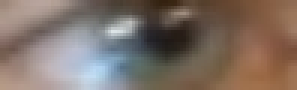
#> input picture CNN/testing_photos_normal/(1108, 60, 12).jpg, 99 x 30 px, found by its file name (shown 3 times larger); its folder holds only this picture in this run
$ python prepare_images.py
#> lines starting #> are read from the running program, lines starting #| are printed output that depends on the picture
### image_processing.py
import cv2 as cv
import numpy as np

# [8 lines left out: function resize_img, not called in this run]

def color_segmentation(img):
    R, G, B = cv.split(img)
    output1_R = cv.equalizeHist(R)
    output1_G = cv.equalizeHist(G)
    output1_B = cv.equalizeHist(B)
    imgResult = cv.merge((output1_R, output1_G, output1_B))

    return imgResult

# [14 lines left out: function divide_img, not called in this run]

def resize_preprocess_img(img, targetSize = (128, 128)):
    resized_img = cv.resize(img, targetSize)
    return resized_img

def parse_label(label):
    label, _ = label.split('.')
    _, first, second = label.split(',')
    first = int(first.strip())
    second = second.strip()
    second = int(second.replace(')', ''))

    return (first, second)

### CNN/prepare_images.py
import cv2 as cv
import os
import sys

parent_dir = os.path.abspath(os.path.join(os.path.dirname(__file__), '..'))
sys.path.insert(0, parent_dir)
import image_processing as ip

# pobranie zdjec
input_folder = r"CNN/testing_photos_normal"
output_folder = r"CNN/testing_photos_gray"
images = [f for f in os.listdir(input_folder) if f.endswith(('.png', '.jpg', '.jpeg'))]
for i, img in enumerate(images):
    image_path = os.path.join(r"CNN/testing_photos_normal", img)
    image = cv.imread(image_path)
#> image is the input picture: shape (30, 99, 3); mean B, G, R 103.1, 112.2, 127.3
    name = images[i]

    # resize
    org_size_rows, org_size_cols, _ = image.shape
#> org_size_rows = 30; org_size_cols = 99
    image = ip.resize_preprocess_img(image, targetSize=(128, 128))
#> in resize_preprocess_img, `resized_img = cv.resize(img, targetSize)`:
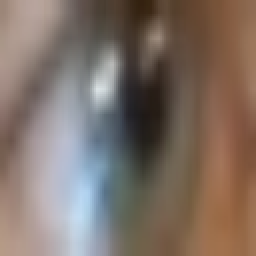
#> resized_img: shape (128, 128, 3) (shown 2 times larger); mean B, G, R 102.9, 112.1, 127.1
    new_size_rows, new_size_cols, _ = image.shape
#> new_size_rows = 128; new_size_cols = 128

    # new coordinates
    cols_ext = new_size_cols/org_size_cols
#> cols_ext = 1.29
    rows_ext = new_size_rows/org_size_rows
#> rows_ext = 4.27
    old_x, old_y = ip.parse_label(name)
    new_x = int(old_x * cols_ext)
#> new_x = 77
    new_y = int(old_y * rows_ext)
#> new_y = 51
    name = f"({i}, {new_x}, {new_y}).jpg"
#> name = '(0, 77, 51).jpg'

    # color segmentation
    image = ip.color_segmentation(image)
#> in color_segmentation, `R, G, B = cv.split(img)`:
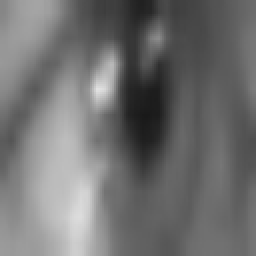
#> G: shape (128, 128) (shown 2 times larger); min 25, max 226, mean 112.1
#> in color_segmentation, `R, G, B = cv.split(img)`:
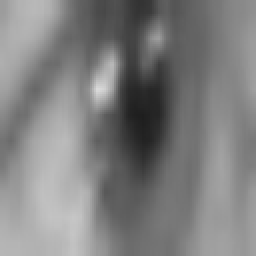
#> B: shape (128, 128) (shown 2 times larger); min 30, max 218, mean 127.1
#> in color_segmentation, `output1_R = cv.equalizeHist(R)`:
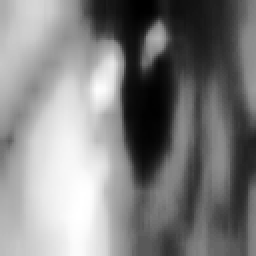
#> output1_R: shape (128, 128) (shown 2 times larger); min 0, max 255, mean 128.4
#> in color_segmentation, `output1_B = cv.equalizeHist(B)`:
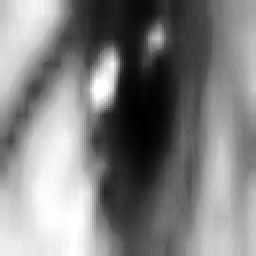
#> output1_B: shape (128, 128) (shown 2 times larger); min 0, max 255, mean 128.5
#> in color_segmentation, `imgResult = cv.merge((output1_R, output1_G, output1_B))`:
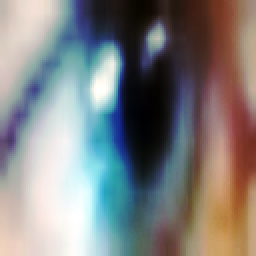
#> imgResult: shape (128, 128, 3) (shown 2 times larger); mean B, G, R 128.4, 128.6, 128.5

    # rgb2gray
    image = cv.cvtColor(image, cv.COLOR_BGR2GRAY)
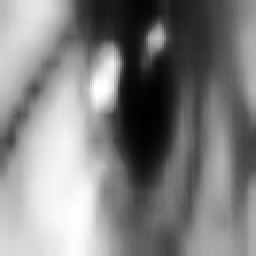
#> image: shape (128, 128) (shown 2 times larger); min 0, max 255, mean 128.6

    # zapis do pliku
    cv.imwrite(rf"{output_folder}/{name}", image)

$ run again, on CNN/testing_photos_normal/(1177, 41, 14).jpg
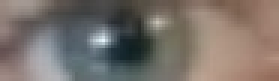
#> input picture CNN/testing_photos_normal/(1177, 41, 14).jpg, 93 x 27 px, found by its file name (shown 3 times larger)
#> image is the input picture: shape (27, 93, 3); mean B, G, R 106.7, 112.9, 121.3
#> in color_segmentation, `output1_B = cv.equalizeHist(B)`:
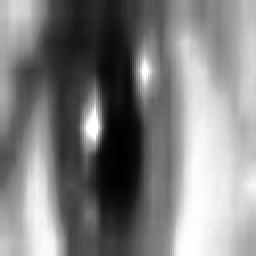
#> output1_B: shape (128, 128) (shown 2 times larger); min 0, max 255, mean 128.4
#> in color_segmentation, `imgResult = cv.merge((output1_R, output1_G, output1_B))`:
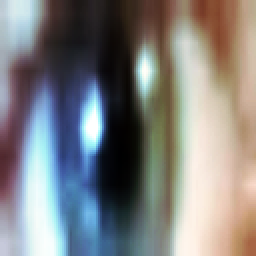
#> imgResult: shape (128, 128, 3) (shown 2 times larger); mean B, G, R 128.8, 128.7, 128.4
#> image: shape (128, 128)

$ run again, on CNN/testing_photos_normal/(1190, 53, 14).jpg
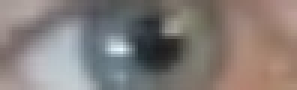
#> input picture CNN/testing_photos_normal/(1190, 53, 14).jpg, 99 x 30 px, found by its file name (shown 3 times larger)
#> image is the input picture: shape (30, 99, 3); mean B, G, R 121.2, 124.7, 132.5
#> in color_segmentation, `output1_B = cv.equalizeHist(B)`:
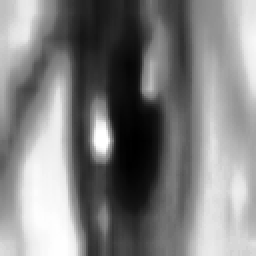
#> output1_B: shape (128, 128) (shown 2 times larger); min 0, max 255, mean 128.6
#> in color_segmentation, `imgResult = cv.merge((output1_R, output1_G, output1_B))`:
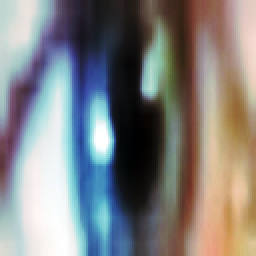
#> imgResult: shape (128, 128, 3) (shown 2 times larger); mean B, G, R 128.9, 128.8, 128.6
#> image: shape (128, 128)

$ run again, on CNN/testing_photos_normal/(349, 43, 15).jpg
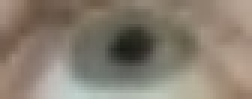
#> input picture CNN/testing_photos_normal/(349, 43, 15).jpg, 84 x 33 px, found by its file name (shown 3 times larger)
#> image is the input picture: shape (33, 84, 3); mean B, G, R 112.9, 126.4, 136.5
#> in color_segmentation, `imgResult = cv.merge((output1_R, output1_G, output1_B))`:
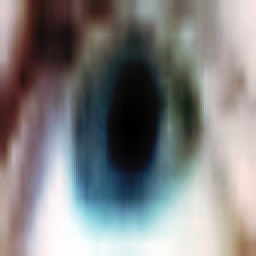
#> imgResult: shape (128, 128, 3) (shown 2 times larger); mean B, G, R 128.7, 128.6, 128.7
#> image: shape (128, 128)
